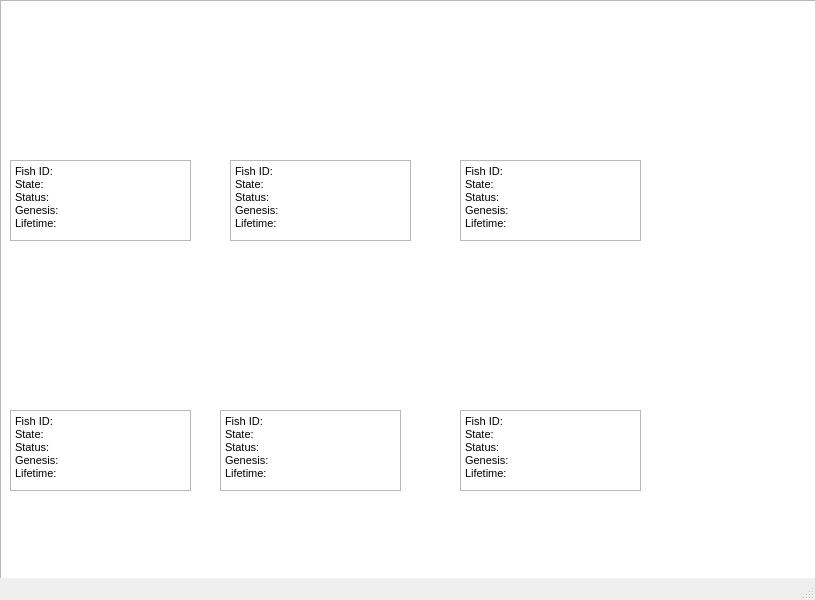
<?xml version="1.0" encoding="UTF-8"?>
<ui version="4.0">
 <class>MainWindow</class>
 <widget class="QMainWindow" name="MainWindow">
  <property name="geometry">
   <rect>
    <x>0</x>
    <y>0</y>
    <width>815</width>
    <height>600</height>
   </rect>
  </property>
  <property name="windowTitle">
   <string>MainWindow</string>
  </property>
  <widget class="QWidget" name="centralwidget">
   <widget class="QListView" name="listView">
    <property name="geometry">
     <rect>
      <x>0</x>
      <y>0</y>
      <width>821</width>
      <height>581</height>
     </rect>
    </property>
   </widget>
   <widget class="QLabel" name="label">
    <property name="geometry">
     <rect>
      <x>10</x>
      <y>10</y>
      <width>181</width>
      <height>151</height>
     </rect>
    </property>
    <property name="styleSheet">
     <string notr="true">Qlabel{
url(:/background/sprites/local-pond/5.png)
}</string>
    </property>
    <property name="text">
     <string/>
    </property>
    <property name="pixmap">
     <pixmap resource="assets/images/background/asdf.qrc">:/fish/sprites/local-pond/5.png</pixmap>
    </property>
    <property name="scaledContents">
     <bool>true</bool>
    </property>
   </widget>
   <widget class="QLabel" name="label_2">
    <property name="geometry">
     <rect>
      <x>220</x>
      <y>10</y>
      <width>181</width>
      <height>151</height>
     </rect>
    </property>
    <property name="styleSheet">
     <string notr="true">Qlabel{
url(:/background/sprites/local-pond/5.png)
}</string>
    </property>
    <property name="text">
     <string/>
    </property>
    <property name="pixmap">
     <pixmap resource="assets/images/background/asdf.qrc">:/fish/sprites/local-pond/5.png</pixmap>
    </property>
    <property name="scaledContents">
     <bool>true</bool>
    </property>
   </widget>
   <widget class="QLabel" name="label_3">
    <property name="geometry">
     <rect>
      <x>450</x>
      <y>10</y>
      <width>181</width>
      <height>151</height>
     </rect>
    </property>
    <property name="styleSheet">
     <string notr="true">Qlabel{
url(:/background/sprites/local-pond/5.png)
}</string>
    </property>
    <property name="text">
     <string/>
    </property>
    <property name="pixmap">
     <pixmap resource="assets/images/background/asdf.qrc">:/fish/sprites/local-pond/5.png</pixmap>
    </property>
    <property name="scaledContents">
     <bool>true</bool>
    </property>
   </widget>
   <widget class="QLabel" name="label_4">
    <property name="geometry">
     <rect>
      <x>10</x>
      <y>250</y>
      <width>181</width>
      <height>151</height>
     </rect>
    </property>
    <property name="styleSheet">
     <string notr="true">Qlabel{
url(:/background/sprites/local-pond/5.png)
}</string>
    </property>
    <property name="text">
     <string/>
    </property>
    <property name="pixmap">
     <pixmap resource="assets/images/background/asdf.qrc">:/fish/sprites/local-pond/5.png</pixmap>
    </property>
    <property name="scaledContents">
     <bool>true</bool>
    </property>
   </widget>
   <widget class="QLabel" name="label_5">
    <property name="geometry">
     <rect>
      <x>220</x>
      <y>250</y>
      <width>181</width>
      <height>151</height>
     </rect>
    </property>
    <property name="styleSheet">
     <string notr="true">Qlabel{
url(:/background/sprites/local-pond/5.png)
}</string>
    </property>
    <property name="text">
     <string/>
    </property>
    <property name="pixmap">
     <pixmap resource="assets/images/background/asdf.qrc">:/fish/sprites/local-pond/5.png</pixmap>
    </property>
    <property name="scaledContents">
     <bool>true</bool>
    </property>
   </widget>
   <widget class="QLabel" name="label_6">
    <property name="geometry">
     <rect>
      <x>450</x>
      <y>250</y>
      <width>181</width>
      <height>151</height>
     </rect>
    </property>
    <property name="styleSheet">
     <string notr="true">Qlabel{
url(:/background/sprites/local-pond/5.png)
}</string>
    </property>
    <property name="text">
     <string/>
    </property>
    <property name="pixmap">
     <pixmap resource="assets/images/background/asdf.qrc">:/fish/sprites/local-pond/5.png</pixmap>
    </property>
    <property name="scaledContents">
     <bool>true</bool>
    </property>
   </widget>
   <widget class="QTextBrowser" name="textBrowser">
    <property name="geometry">
     <rect>
      <x>10</x>
      <y>160</y>
      <width>181</width>
      <height>81</height>
     </rect>
    </property>
    <property name="html">
     <string>&lt;!DOCTYPE HTML PUBLIC &quot;-//W3C//DTD HTML 4.0//EN&quot; &quot;http://www.w3.org/TR/REC-html40/strict.dtd&quot;&gt;
&lt;html&gt;&lt;head&gt;&lt;meta name=&quot;qrichtext&quot; content=&quot;1&quot; /&gt;&lt;style type=&quot;text/css&quot;&gt;
p, li { white-space: pre-wrap; }
&lt;/style&gt;&lt;/head&gt;&lt;body style=&quot; font-family:'MS Shell Dlg 2'; font-size:8.25pt; font-weight:400; font-style:normal;&quot;&gt;
&lt;p style=&quot; margin-top:0px; margin-bottom:0px; margin-left:0px; margin-right:0px; -qt-block-indent:0; text-indent:0px;&quot;&gt;Fish ID:&lt;/p&gt;
&lt;p style=&quot; margin-top:0px; margin-bottom:0px; margin-left:0px; margin-right:0px; -qt-block-indent:0; text-indent:0px;&quot;&gt;State: &lt;/p&gt;
&lt;p style=&quot; margin-top:0px; margin-bottom:0px; margin-left:0px; margin-right:0px; -qt-block-indent:0; text-indent:0px;&quot;&gt;Status: &lt;/p&gt;
&lt;p style=&quot; margin-top:0px; margin-bottom:0px; margin-left:0px; margin-right:0px; -qt-block-indent:0; text-indent:0px;&quot;&gt;Genesis: &lt;/p&gt;
&lt;p style=&quot; margin-top:0px; margin-bottom:0px; margin-left:0px; margin-right:0px; -qt-block-indent:0; text-indent:0px;&quot;&gt;Lifetime:&lt;/p&gt;&lt;/body&gt;&lt;/html&gt;</string>
    </property>
   </widget>
   <widget class="QTextBrowser" name="textBrowser_2">
    <property name="geometry">
     <rect>
      <x>230</x>
      <y>160</y>
      <width>181</width>
      <height>81</height>
     </rect>
    </property>
    <property name="html">
     <string>&lt;!DOCTYPE HTML PUBLIC &quot;-//W3C//DTD HTML 4.0//EN&quot; &quot;http://www.w3.org/TR/REC-html40/strict.dtd&quot;&gt;
&lt;html&gt;&lt;head&gt;&lt;meta name=&quot;qrichtext&quot; content=&quot;1&quot; /&gt;&lt;style type=&quot;text/css&quot;&gt;
p, li { white-space: pre-wrap; }
&lt;/style&gt;&lt;/head&gt;&lt;body style=&quot; font-family:'MS Shell Dlg 2'; font-size:8.25pt; font-weight:400; font-style:normal;&quot;&gt;
&lt;p style=&quot; margin-top:0px; margin-bottom:0px; margin-left:0px; margin-right:0px; -qt-block-indent:0; text-indent:0px;&quot;&gt;Fish ID:&lt;/p&gt;
&lt;p style=&quot; margin-top:0px; margin-bottom:0px; margin-left:0px; margin-right:0px; -qt-block-indent:0; text-indent:0px;&quot;&gt;State: &lt;/p&gt;
&lt;p style=&quot; margin-top:0px; margin-bottom:0px; margin-left:0px; margin-right:0px; -qt-block-indent:0; text-indent:0px;&quot;&gt;Status: &lt;/p&gt;
&lt;p style=&quot; margin-top:0px; margin-bottom:0px; margin-left:0px; margin-right:0px; -qt-block-indent:0; text-indent:0px;&quot;&gt;Genesis: &lt;/p&gt;
&lt;p style=&quot; margin-top:0px; margin-bottom:0px; margin-left:0px; margin-right:0px; -qt-block-indent:0; text-indent:0px;&quot;&gt;Lifetime:&lt;/p&gt;&lt;/body&gt;&lt;/html&gt;</string>
    </property>
   </widget>
   <widget class="QTextBrowser" name="textBrowser_3">
    <property name="geometry">
     <rect>
      <x>460</x>
      <y>160</y>
      <width>181</width>
      <height>81</height>
     </rect>
    </property>
    <property name="html">
     <string>&lt;!DOCTYPE HTML PUBLIC &quot;-//W3C//DTD HTML 4.0//EN&quot; &quot;http://www.w3.org/TR/REC-html40/strict.dtd&quot;&gt;
&lt;html&gt;&lt;head&gt;&lt;meta name=&quot;qrichtext&quot; content=&quot;1&quot; /&gt;&lt;style type=&quot;text/css&quot;&gt;
p, li { white-space: pre-wrap; }
&lt;/style&gt;&lt;/head&gt;&lt;body style=&quot; font-family:'MS Shell Dlg 2'; font-size:8.25pt; font-weight:400; font-style:normal;&quot;&gt;
&lt;p style=&quot; margin-top:0px; margin-bottom:0px; margin-left:0px; margin-right:0px; -qt-block-indent:0; text-indent:0px;&quot;&gt;Fish ID:&lt;/p&gt;
&lt;p style=&quot; margin-top:0px; margin-bottom:0px; margin-left:0px; margin-right:0px; -qt-block-indent:0; text-indent:0px;&quot;&gt;State: &lt;/p&gt;
&lt;p style=&quot; margin-top:0px; margin-bottom:0px; margin-left:0px; margin-right:0px; -qt-block-indent:0; text-indent:0px;&quot;&gt;Status: &lt;/p&gt;
&lt;p style=&quot; margin-top:0px; margin-bottom:0px; margin-left:0px; margin-right:0px; -qt-block-indent:0; text-indent:0px;&quot;&gt;Genesis: &lt;/p&gt;
&lt;p style=&quot; margin-top:0px; margin-bottom:0px; margin-left:0px; margin-right:0px; -qt-block-indent:0; text-indent:0px;&quot;&gt;Lifetime:&lt;/p&gt;&lt;/body&gt;&lt;/html&gt;</string>
    </property>
   </widget>
   <widget class="QTextBrowser" name="textBrowser_4">
    <property name="geometry">
     <rect>
      <x>10</x>
      <y>410</y>
      <width>181</width>
      <height>81</height>
     </rect>
    </property>
    <property name="html">
     <string>&lt;!DOCTYPE HTML PUBLIC &quot;-//W3C//DTD HTML 4.0//EN&quot; &quot;http://www.w3.org/TR/REC-html40/strict.dtd&quot;&gt;
&lt;html&gt;&lt;head&gt;&lt;meta name=&quot;qrichtext&quot; content=&quot;1&quot; /&gt;&lt;style type=&quot;text/css&quot;&gt;
p, li { white-space: pre-wrap; }
&lt;/style&gt;&lt;/head&gt;&lt;body style=&quot; font-family:'MS Shell Dlg 2'; font-size:8.25pt; font-weight:400; font-style:normal;&quot;&gt;
&lt;p style=&quot; margin-top:0px; margin-bottom:0px; margin-left:0px; margin-right:0px; -qt-block-indent:0; text-indent:0px;&quot;&gt;Fish ID:&lt;/p&gt;
&lt;p style=&quot; margin-top:0px; margin-bottom:0px; margin-left:0px; margin-right:0px; -qt-block-indent:0; text-indent:0px;&quot;&gt;State: &lt;/p&gt;
&lt;p style=&quot; margin-top:0px; margin-bottom:0px; margin-left:0px; margin-right:0px; -qt-block-indent:0; text-indent:0px;&quot;&gt;Status: &lt;/p&gt;
&lt;p style=&quot; margin-top:0px; margin-bottom:0px; margin-left:0px; margin-right:0px; -qt-block-indent:0; text-indent:0px;&quot;&gt;Genesis: &lt;/p&gt;
&lt;p style=&quot; margin-top:0px; margin-bottom:0px; margin-left:0px; margin-right:0px; -qt-block-indent:0; text-indent:0px;&quot;&gt;Lifetime:&lt;/p&gt;&lt;/body&gt;&lt;/html&gt;</string>
    </property>
   </widget>
   <widget class="QTextBrowser" name="textBrowser_5">
    <property name="geometry">
     <rect>
      <x>220</x>
      <y>410</y>
      <width>181</width>
      <height>81</height>
     </rect>
    </property>
    <property name="html">
     <string>&lt;!DOCTYPE HTML PUBLIC &quot;-//W3C//DTD HTML 4.0//EN&quot; &quot;http://www.w3.org/TR/REC-html40/strict.dtd&quot;&gt;
&lt;html&gt;&lt;head&gt;&lt;meta name=&quot;qrichtext&quot; content=&quot;1&quot; /&gt;&lt;style type=&quot;text/css&quot;&gt;
p, li { white-space: pre-wrap; }
&lt;/style&gt;&lt;/head&gt;&lt;body style=&quot; font-family:'MS Shell Dlg 2'; font-size:8.25pt; font-weight:400; font-style:normal;&quot;&gt;
&lt;p style=&quot; margin-top:0px; margin-bottom:0px; margin-left:0px; margin-right:0px; -qt-block-indent:0; text-indent:0px;&quot;&gt;Fish ID:&lt;/p&gt;
&lt;p style=&quot; margin-top:0px; margin-bottom:0px; margin-left:0px; margin-right:0px; -qt-block-indent:0; text-indent:0px;&quot;&gt;State: &lt;/p&gt;
&lt;p style=&quot; margin-top:0px; margin-bottom:0px; margin-left:0px; margin-right:0px; -qt-block-indent:0; text-indent:0px;&quot;&gt;Status: &lt;/p&gt;
&lt;p style=&quot; margin-top:0px; margin-bottom:0px; margin-left:0px; margin-right:0px; -qt-block-indent:0; text-indent:0px;&quot;&gt;Genesis: &lt;/p&gt;
&lt;p style=&quot; margin-top:0px; margin-bottom:0px; margin-left:0px; margin-right:0px; -qt-block-indent:0; text-indent:0px;&quot;&gt;Lifetime:&lt;/p&gt;&lt;/body&gt;&lt;/html&gt;</string>
    </property>
   </widget>
   <widget class="QTextBrowser" name="textBrowser_6">
    <property name="geometry">
     <rect>
      <x>460</x>
      <y>410</y>
      <width>181</width>
      <height>81</height>
     </rect>
    </property>
    <property name="html">
     <string>&lt;!DOCTYPE HTML PUBLIC &quot;-//W3C//DTD HTML 4.0//EN&quot; &quot;http://www.w3.org/TR/REC-html40/strict.dtd&quot;&gt;
&lt;html&gt;&lt;head&gt;&lt;meta name=&quot;qrichtext&quot; content=&quot;1&quot; /&gt;&lt;style type=&quot;text/css&quot;&gt;
p, li { white-space: pre-wrap; }
&lt;/style&gt;&lt;/head&gt;&lt;body style=&quot; font-family:'MS Shell Dlg 2'; font-size:8.25pt; font-weight:400; font-style:normal;&quot;&gt;
&lt;p style=&quot; margin-top:0px; margin-bottom:0px; margin-left:0px; margin-right:0px; -qt-block-indent:0; text-indent:0px;&quot;&gt;Fish ID:&lt;/p&gt;
&lt;p style=&quot; margin-top:0px; margin-bottom:0px; margin-left:0px; margin-right:0px; -qt-block-indent:0; text-indent:0px;&quot;&gt;State: &lt;/p&gt;
&lt;p style=&quot; margin-top:0px; margin-bottom:0px; margin-left:0px; margin-right:0px; -qt-block-indent:0; text-indent:0px;&quot;&gt;Status: &lt;/p&gt;
&lt;p style=&quot; margin-top:0px; margin-bottom:0px; margin-left:0px; margin-right:0px; -qt-block-indent:0; text-indent:0px;&quot;&gt;Genesis: &lt;/p&gt;
&lt;p style=&quot; margin-top:0px; margin-bottom:0px; margin-left:0px; margin-right:0px; -qt-block-indent:0; text-indent:0px;&quot;&gt;Lifetime:&lt;/p&gt;&lt;/body&gt;&lt;/html&gt;</string>
    </property>
   </widget>
  </widget>
  <widget class="QMenuBar" name="menubar">
   <property name="geometry">
    <rect>
     <x>0</x>
     <y>0</y>
     <width>815</width>
     <height>21</height>
    </rect>
   </property>
  </widget>
  <widget class="QStatusBar" name="statusbar"/>
 </widget>
 <resources>
  <include location="assets/images/background/asdf.qrc"/>
 </resources>
 <connections/>
</ui>
